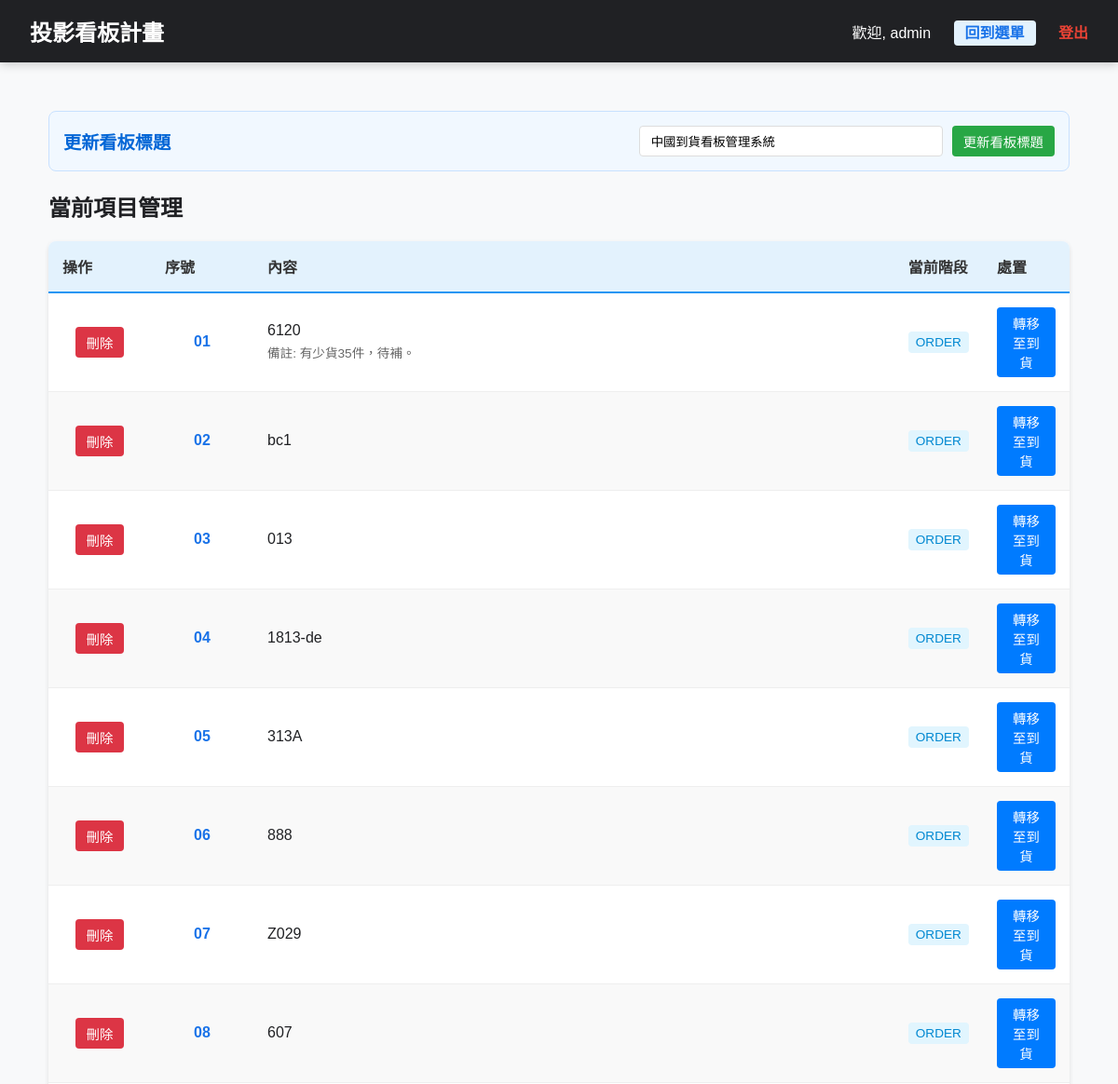
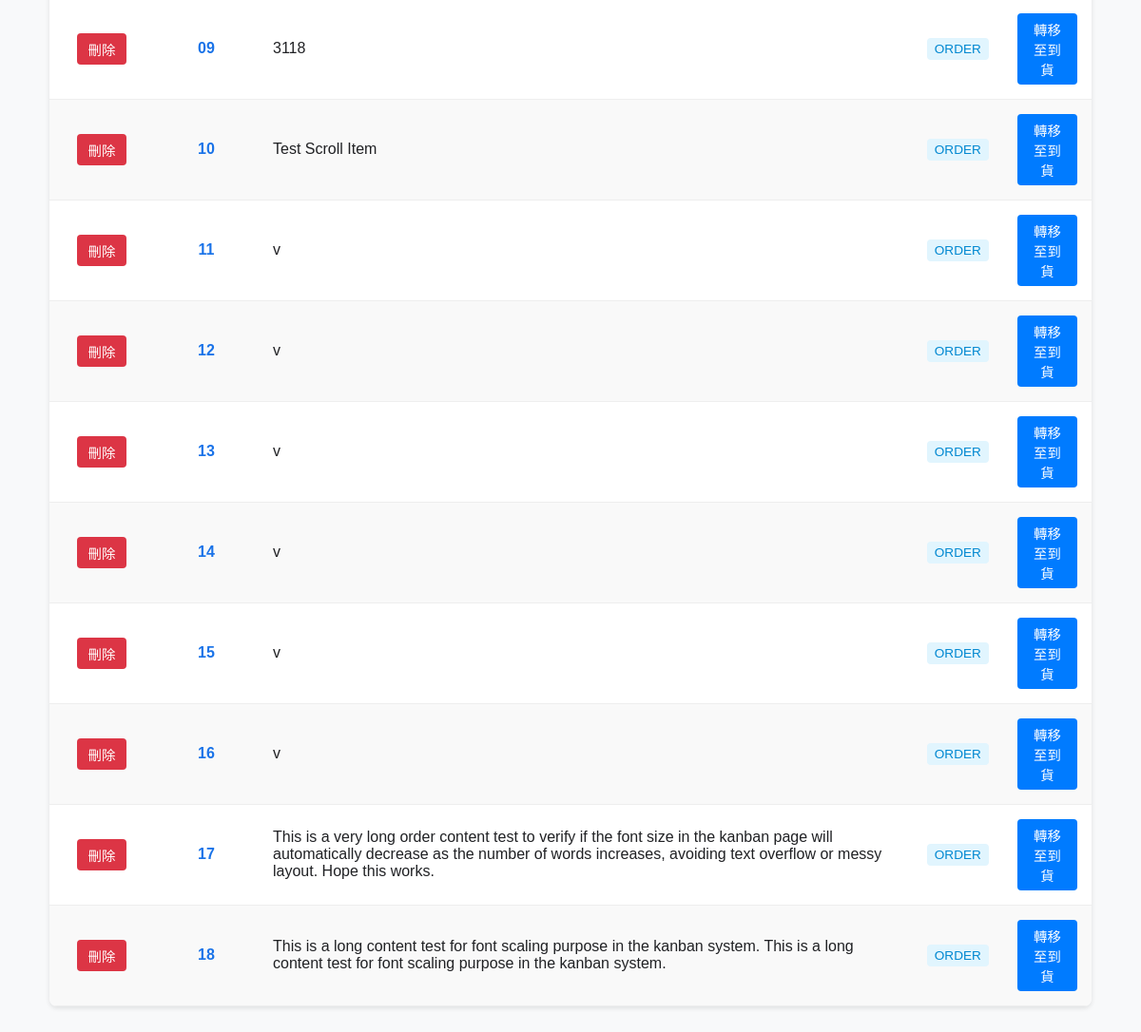
The app's page /manage (signed in), older data (2 pictures, top to bottom).
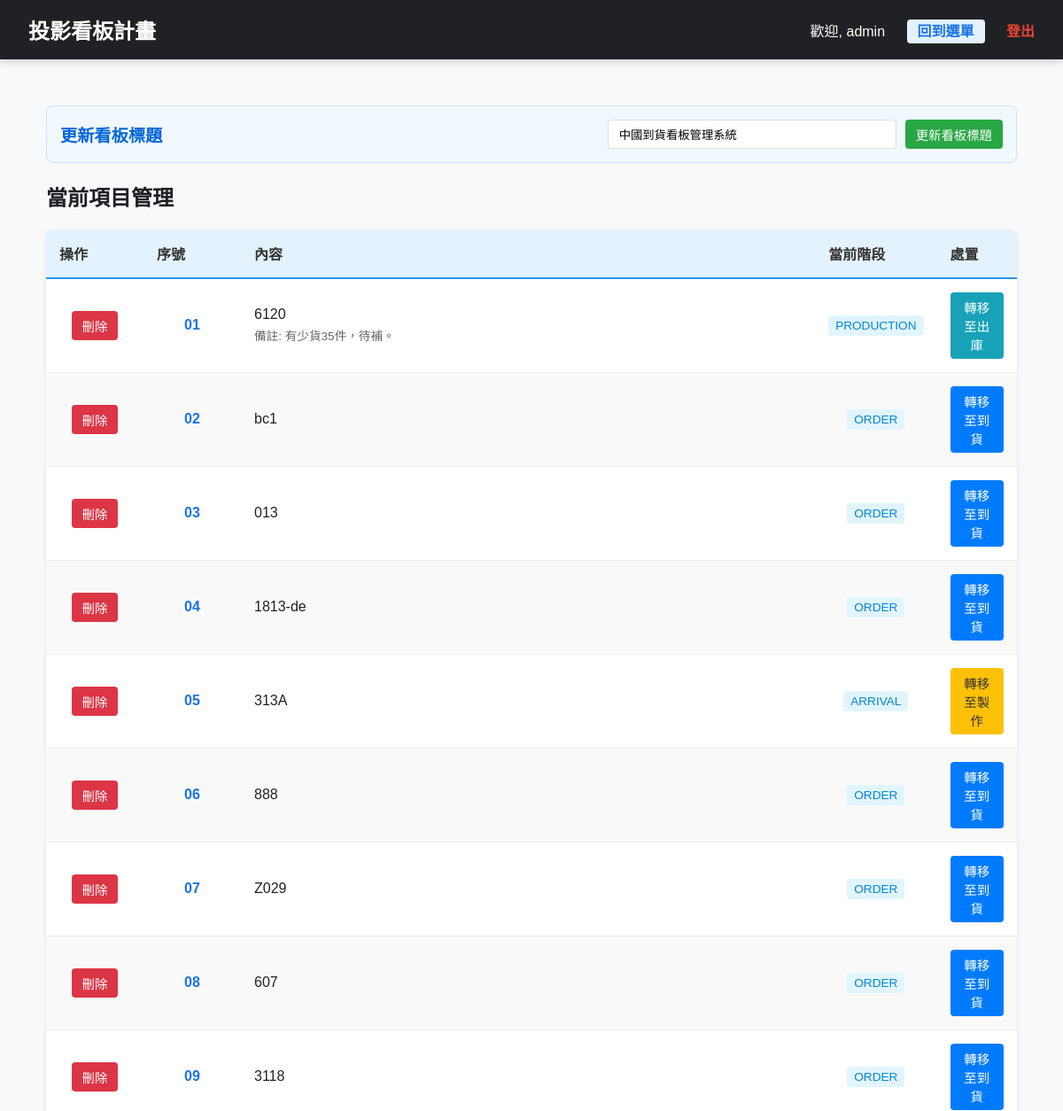
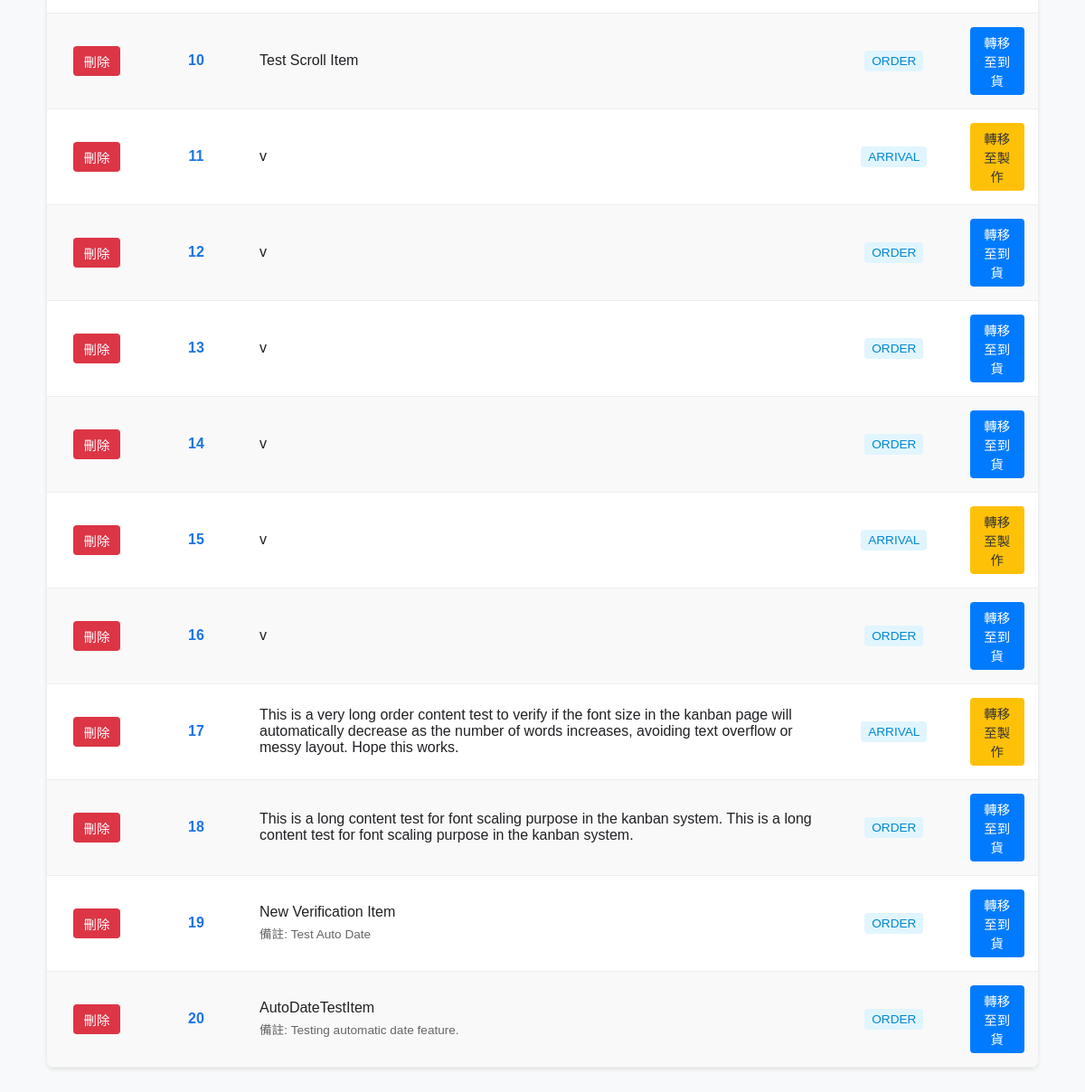
The same page, newer data (2 pictures, top to bottom).
### models.py (models this page shows)
class SignboardItem(db.Model):
    id = db.Column(db.Integer, primary_key=True)
    content = db.Column(db.Text, nullable=False)
    remark = db.Column(db.Text) # 備註 (選填)
    current_stage = db.Column(db.String(20), default='ORDER')
    order_date = db.Column(db.String(10))
    arrival_date = db.Column(db.String(10))
    production_date = db.Column(db.String(10))
    delivery_date = db.Column(db.String(10))
    updated_at = db.Column(db.DateTime, default=datetime.utcnow, onupdate=datetime.utcnow)

### main.py (the view)
@app.route('/manage')
def manage_page():
    if 'user_id' not in session:
        return redirect(url_for('index'))
    user = User.query.get(session['user_id'])
    items = SignboardItem.query.order_by(SignboardItem.id.asc()).all()
    return render_template('manage.html', items=items, perms=user.permissions)

### main.py (called while the page is built)
def get_config(key, default=None):
    config = SystemConfig.query.filter_by(key=key).first()
    return config.value if config else default

@app.context_processor
def inject_config():
    return {'site_title': get_config('site_title', '中國到貨看板系統')}

### templates/manage.html (shortened to what this page needs)
{% extends "layout.html" %}
{% block content %}
<div class="manage-wrapper">
    <div class="config-card">
        <h3>更新看板標題</h3>
        <form action="{{ url_for('update_title') }}" method="POST" class="title-form">
            <input type="text" name="new_title" value="{{ site_title }}" placeholder="請輸入看板標題">
            <button type="submit" class="btn btn-save">更新看板標題</button>
        </form>
    </div>
    <h2>當前項目管理</h2>
    <table class="data-table">
        <thead>
            <tr>
                <th style="width: 80px;">操作</th>
                <th style="width: 80px;">序號</th>
                <th>內容</th>
                <th>當前階段</th>
                <th>處置</th>
            </tr>
        </thead>
        <tbody>
            {% for item in items %}
            <tr id="row-{{ item.id }}">
                <td style="text-align: center;">
                    <button onclick="deleteItem({{ item.id }})" class="btn" style="background: #dc3545; color: white;">刪除</button>
                </td>
                <td style="font-weight: bold; color: #1a73e8; text-align: center;">{{ "%02d"|format(loop.index) }}</td>
                <td>
                    <div style="font-weight: 500;">{{ item.content }}</div>
                    {% if item.remark %}<span class="remark-text">備註: {{ item.remark }}</span>{% endif %}
                </td>
                <td style="text-align: center;">
                    <span style="background: #e1f5fe; color: #0288d1; padding: 4px 8px; border-radius: 4px; font-size: 0.85rem;">
                        {{ item.current_stage }}
                    </span>
                </td>
                <td style="text-align: center;">
                    {% if item.current_stage == 'ORDER' %}
                        <button onclick="action('{{ item.id }}', 'ARRIVAL')" class="btn btn-action">轉移至到貨</button>
                    {% elif item.current_stage == 'ARRIVAL' %}
                        <button onclick="action('{{ item.id }}', 'PRODUCTION')" class="btn btn-action" style="background:#ffc107; color:#333;">轉移至製作</button>
                    {% elif item.current_stage == 'PRODUCTION' %}
                        <button onclick="action('{{ item.id }}', 'DELIVERY')" class="btn btn-action" style="background:#17a2b8;">轉移至出庫</button>
                    {% elif item.current_stage == 'DELIVERY' %}
                        <button onclick="action('{{ item.id }}', 'CLEAR')" class="btn btn-action" style="background:#dc3545;">清除並記錄</button>
                    {% endif %}
                </td>
            </tr>
            {% endfor %}
        </tbody>
    </table>
</div>
{% endblock %}

Row changes from the older to the newer data that the page shows:
changed SignboardItem "有少貨35件，待補。": current_stage "ORDER" → "PRODUCTION"; current_stage "轉移至到貨" → "轉移至出庫"
changed SignboardItem (number 5 of 20 on the later page): current_stage "ORDER" → "ARRIVAL"; current_stage "轉移至到貨" → "轉移至製作"
changed SignboardItem id 11: current_stage "ORDER" → "ARRIVAL"; current_stage "轉移至到貨" → "轉移至製作"
changed SignboardItem id 15: current_stage "ORDER" → "ARRIVAL"; current_stage "轉移至到貨" → "轉移至製作"
changed SignboardItem id 17: current_stage "ORDER" → "ARRIVAL"; current_stage "轉移至到貨" → "轉移至製作"
added SignboardItem: index "19", content "New Verification Item", remark "Test Auto Date", current_stage "ORDER"
added SignboardItem: index "20", content "AutoDateTestItem", remark "Testing automatic date feature.", current_stage "ORDER"
